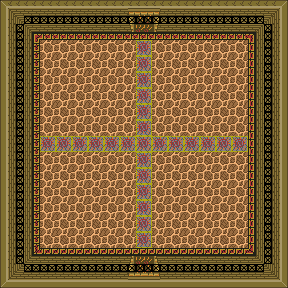

A 2D game scene composited from a Tiled map and its tileset images. What follows is a short description and the map's XML, with each tile layer's data collapsed to a summary:
An orthogonal 36x36 tile map with 8x8 px tiles, 4 tile layers (floor, walls, doors, projectilewalls) and 11 objects (heart, score).

<map version="1.4" tiledversion="1.4.1" orientation="orthogonal" renderorder="right-down" width="36" height="36" tilewidth="8" tileheight="8" infinite="0" nextlayerid="9" nextobjectid="27">
 <editorsettings>
  <export target="../../src/src/assets/tilemaps/test_dungeon_fullersize.json" format="json" />
 </editorsettings>
 <tileset firstgid="1" name="test3" tilewidth="8" tileheight="8" tilecount="2500" columns="50">
  <image source="../programmer_art/sprite_sheet.png" width="400" height="400" />
 </tileset>
 <layer id="1" name="floor" width="36" height="36" locked="1">
  <data>[1296 cells, 784 non-empty, 16 distinct tile ids]</data>
 </layer>
 <layer id="3" name="walls" width="36" height="36">
  <data>[1296 cells, 496 non-empty, 16 distinct tile ids]</data>
 </layer>
 <layer id="2" name="doors" width="36" height="36">
  <data>[1296 cells, 24 non-empty, 16 distinct tile ids]</data>
 </layer>
 <layer id="6" name="projectilewalls" width="36" height="36">
  <data>[1296 cells, 120 non-empty, 1 distinct tile ids]</data>
 </layer>
 <objectgroup id="4" name="stairs">
  <object id="15" gid="702" x="140.379" y="28.8895" width="7.48624" height="7.48624" />
  <object id="16" gid="702" x="140.125" y="265.032" width="8" height="8" />
 </objectgroup>
 <objectgroup id="5" name="enemies">
  <object id="12" x="115.092" y="236.665">
   <point />
  </object>
  <object id="20" x="93.8366" y="68.6925">
   <point />
  </object>
  <object id="21" x="178.601" y="51.325">
   <point />
  </object>
  <object id="22" x="200.375" y="75.6914">
   <point />
  </object>
  <object id="23" x="211.262" y="102.909">
   <point />
  </object>
  <object id="24" x="222.667" y="151.901">
   <point />
  </object>
  <object id="25" x="227.593" y="197.005">
   <point />
  </object>
 </objectgroup>
 <objectgroup id="8" name="overlay">
  <object id="19" name="heart" x="188.71" y="264.401">
   <point />
  </object>
  <object id="26" name="score" x="43.8077" y="265.957">
   <point />
  </object>
 </objectgroup>
</map>